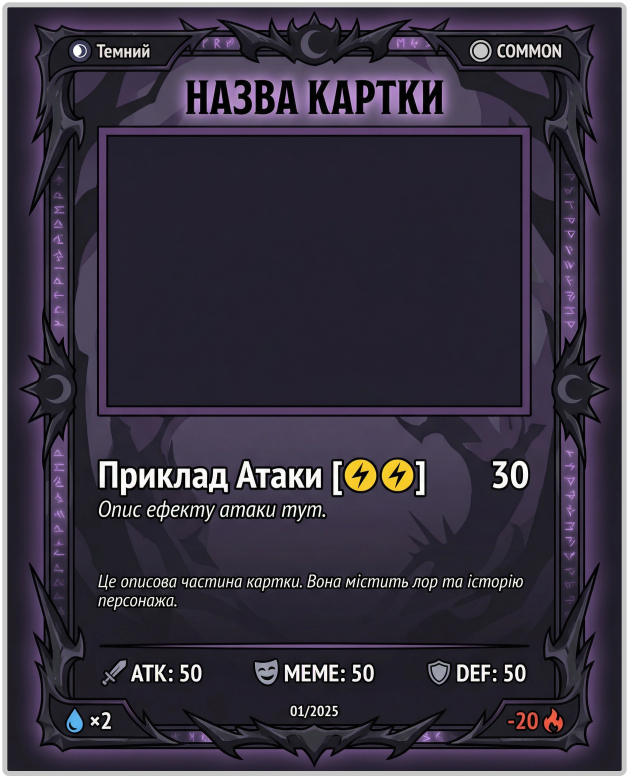
#> input picture assets/placeholders/DARK_COMMON.webp, 1886 x 2334 px (shown at 1/3 size); its folder holds only this picture in this run
$ python add_fade_edges.py
#> lines starting #> are read from the running program, lines starting #| are printed output that depends on the picture; after the words box and inside, x2 and y2 are one past the last pixel; in counts of white or black regions, pixels touching at a corner belong together
#> in process_card, img is the input picture: PIL image 1886x2334 RGBA; mean R, G, B, A 55, 49.1, 63.5, 251.8
#!/usr/bin/env python3
"""Add rounded corners and fade-out to transparency on card edges for better sticker appearance."""

from pathlib import Path
from PIL import Image, ImageDraw

def round_corners(image: Image.Image, corner_radius: int = 80) -> Image.Image:
    """
    Round the corners of an image.

    Args:
        image: PIL Image object
        corner_radius: Radius of rounded corners in pixels (default 80)

    Returns:
        Image with rounded corners
    """
#> called with corner_radius = 80
    # Ensure image has alpha channel
    if image.mode != 'RGBA':
        image = image.convert('RGBA')

    width, height = image.size
#> width = 1886; height = 2334

    # Create a mask for rounded corners
    mask = Image.new('L', (width, height), 0)
#> mask: PIL image 1886x2334 L; every value is 0
    draw = ImageDraw.Draw(mask)

    # Draw white rounded rectangle (this will be our mask)
    draw.rounded_rectangle(
        [(0, 0), (width, height)],
        radius=corner_radius,
        fill=255
    )

    # Apply mask to alpha channel
    alpha = image.split()[3]
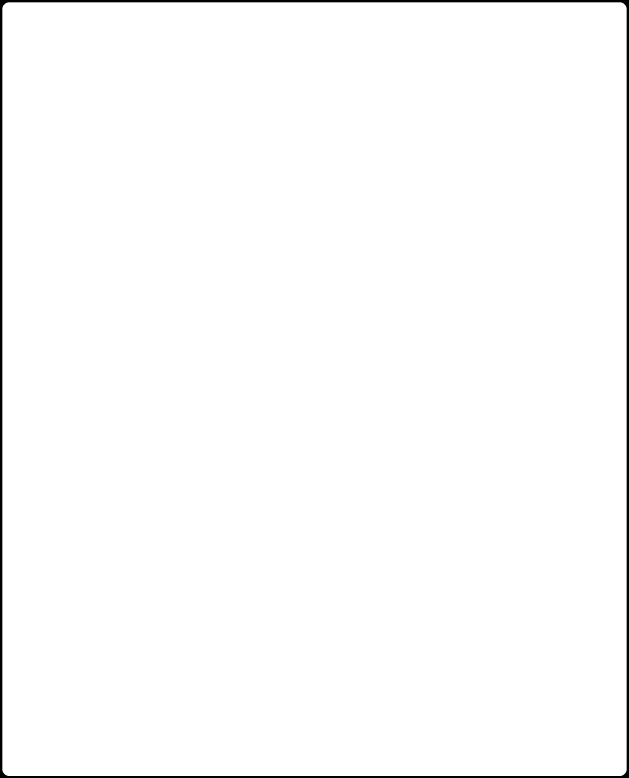
#> alpha: PIL image 1886x2334 L (shown at 1/3 size); 98.7% white; 1 black region, box (x1, y1, x2, y2) and area: (0, 0, 1886, 2334) 55059
    alpha = Image.composite(alpha, Image.new('L', (width, height), 0), mask)
#> alpha: PIL image 1886x2334 L; 98.7% white; 1 black region, box (x1, y1, x2, y2) and area: (0, 0, 1886, 2334) 57215

    # Reconstruct image with new alpha
    r, g, b, _ = image.split()
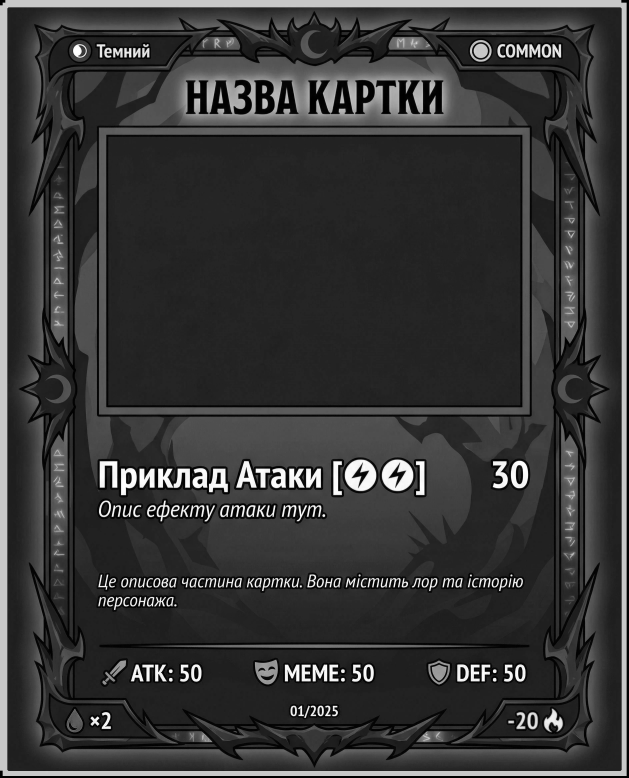
#> r: PIL image 1886x2334 L (shown at 1/3 size); min 0, max 255, mean 55
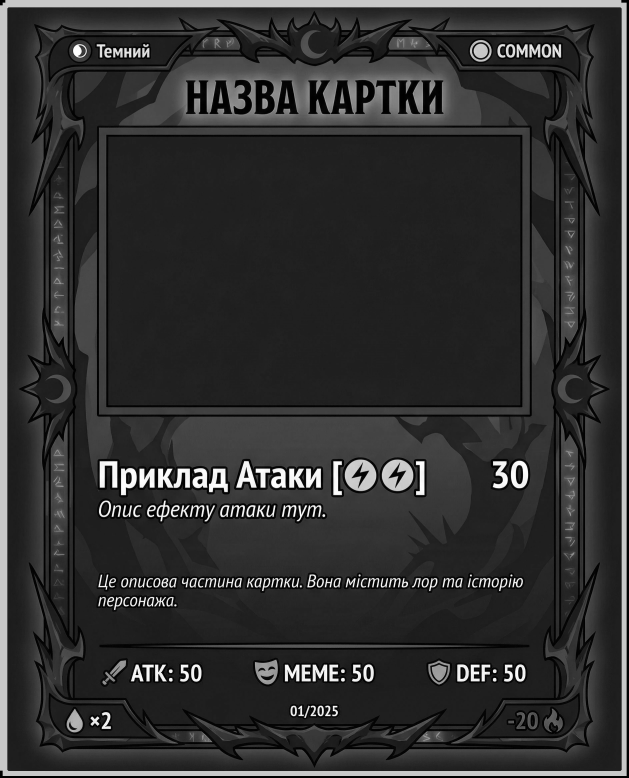
#> g: PIL image 1886x2334 L (shown at 1/3 size); min 0, max 255, mean 49.1
    result = Image.merge('RGBA', (r, g, b, alpha))

    return result

def add_fade_edges(image: Image.Image, fade_size: int = 50) -> Image.Image:
    """
    Add fade-out to transparency on edges and corners.

    Args:
        image: PIL Image object
        fade_size: Size of fade area in pixels (default 50)

    Returns:
        Image with faded edges
    """
#> called with fade_size = 50
    # Ensure image has alpha channel
    if image.mode != 'RGBA':
        image = image.convert('RGBA')

    width, height = image.size
#> width = 1886; height = 2334

    # Create a mask that fades from center to edges
    # Start with fully opaque
    mask = Image.new('L', (width, height), 255)
#> mask: PIL image 1886x2334 L; every value is 255
    pixels = mask.load()

    # Calculate fade for each pixel
    for y in range(height):
        for x in range(width):
            # Calculate distance to nearest edge
            dist_left = x
            dist_right = width - x - 1
            dist_top = y
            dist_bottom = height - y - 1

            # Minimum distance to any edge
            dist_to_edge = min(dist_left, dist_right, dist_top, dist_bottom)

            # Calculate alpha based on distance
            if dist_to_edge < fade_size:
                # Fade from 1.0 (center) to 0.0 (edge)
                fade_ratio = dist_to_edge / fade_size
                # Apply smooth curve for better visual transition
                fade_ratio = fade_ratio ** 1.5
                alpha = int(255 * fade_ratio)
                pixels[x, y] = alpha

    # Apply mask to alpha channel
    alpha = image.split()[3]
    alpha = Image.composite(alpha, Image.new('L', (width, height), 0), mask)
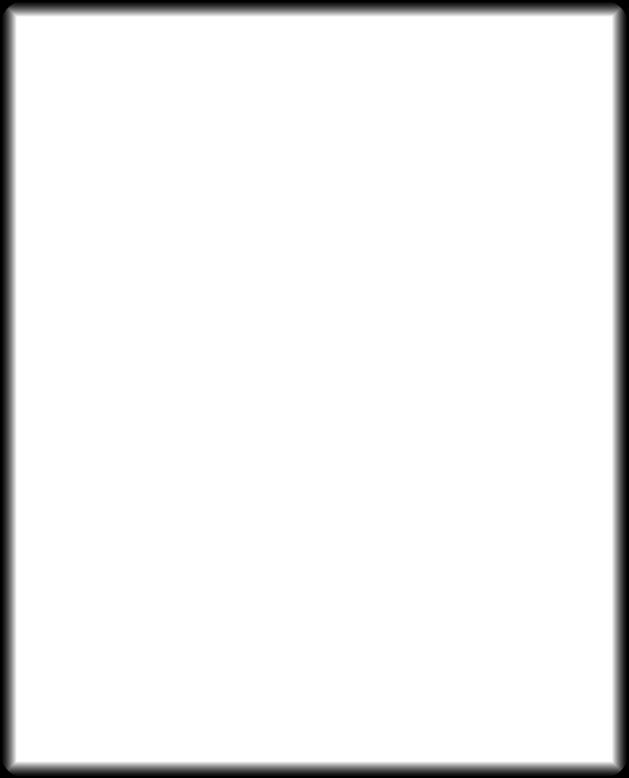
#> alpha: PIL image 1886x2334 L (shown at 1/3 size); min 0, max 255, mean 240.2

    # Reconstruct image with new alpha
    r, g, b, _ = image.split()
    result = Image.merge('RGBA', (r, g, b, alpha))
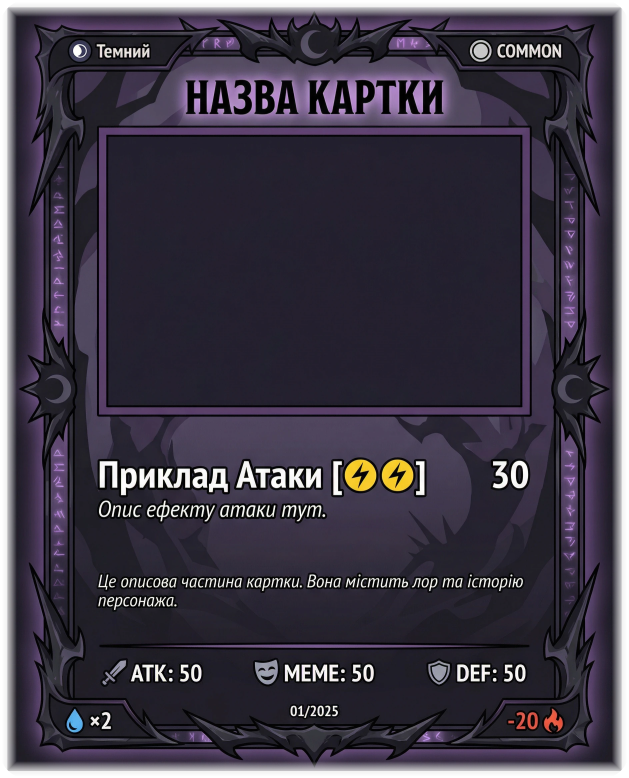
#> result: PIL image 1886x2334 RGBA (shown at 1/3 size); mean R, G, B, A 55, 49.1, 63.5, 240.2; transparent parts drawn white

    return result

def process_card(card_path: Path, corner_radius: int = 80, fade_size: int = 50) -> None:
    """Process a single card file."""
    print(f'Processing {card_path.name}...')

    try:
        # Open image
        img = Image.open(card_path)
        original_size = card_path.stat().st_size / 1024  # KB

        # Round corners first
        img_rounded = round_corners(img, corner_radius=corner_radius)

        # Then add fade edges
        img_faded = add_fade_edges(img_rounded, fade_size=fade_size)

        # Save (overwrite original)
        img_faded.save(card_path, 'WEBP', quality=90, method=6)

        new_size = card_path.stat().st_size / 1024  # KB

        print(f'  Original: {original_size:.1f} KB')
        print(f'  Updated: {new_size:.1f} KB')
        print(f'  SUCCESS: Rounded corners and fade edges added')

    except Exception as e:
        print(f'  ERROR: {e}')

def main():
    """Process all card WebP files in placeholders directory."""
    placeholders_dir = Path('assets/placeholders')

    # Find all WebP files
    webp_files = sorted(placeholders_dir.glob('*.webp'))

    if not webp_files:
        print('No WebP files found in assets/placeholders/')
        return

    print(f'Adding rounded corners and fade-out edges to {len(webp_files)} card images for sticker appearance\n')
    print('=' * 60)

    for webp_path in webp_files:
        process_card(webp_path, corner_radius=80, fade_size=50)
        print()

    print('=' * 60)
    print(f'\nDone! {len(webp_files)} cards now have rounded corners and smooth fade-out edges for better sticker appearance.')

if __name__ == '__main__':
    main()

$ run again, on assets/placeholders/DARK_EPIC.webp
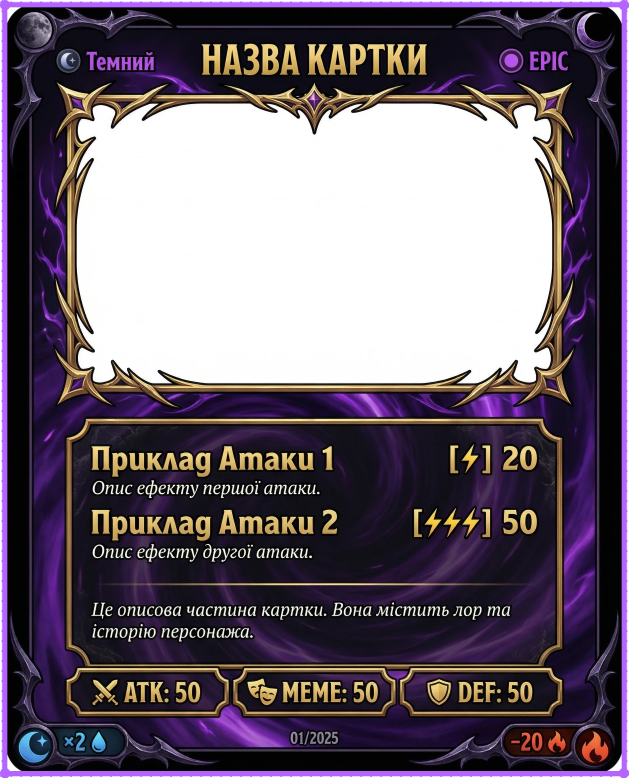
#> input picture assets/placeholders/DARK_EPIC.webp, 1886 x 2334 px (shown at 1/3 size)
#> in process_card, img is the input picture: PIL image 1886x2334 RGBA; mean R, G, B, A 107.9, 96.2, 109.5, 252.3
#> in round_corners, `alpha = image.split()[3]`:
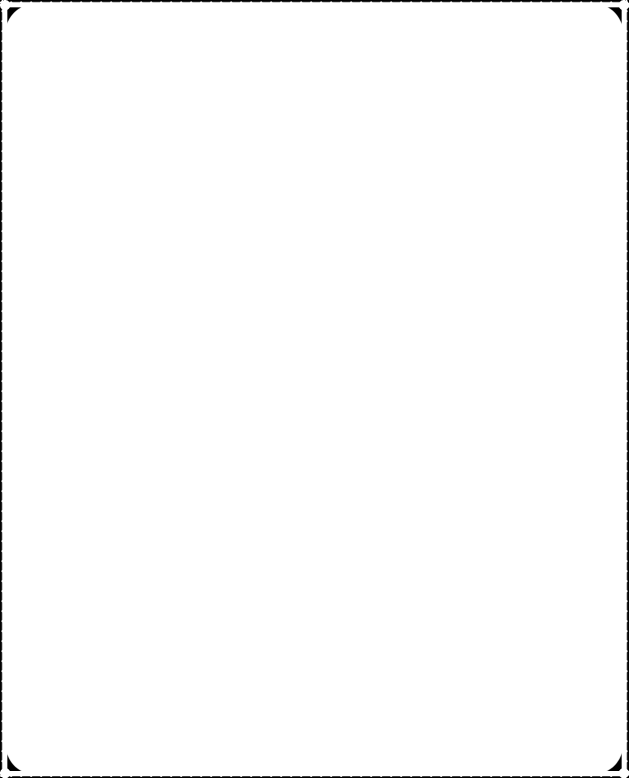
#> alpha: PIL image 1886x2334 L (shown at 1/3 size); min 0, max 255, mean 252.3
#> in add_fade_edges, `result = Image.merge('RGBA', (r, g, b, alpha))`:
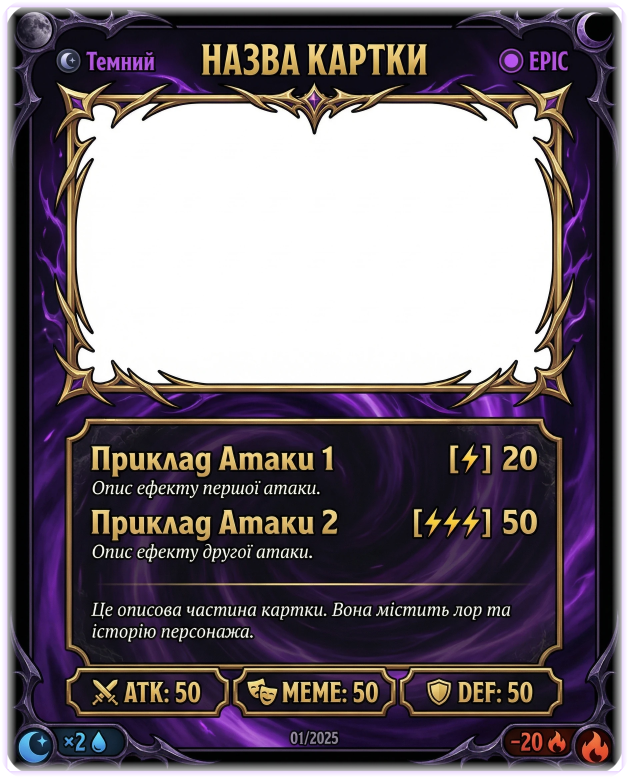
#> result: PIL image 1886x2334 RGBA (shown at 1/3 size); mean R, G, B, A 107.9, 96.2, 109.5, 240.2; transparent parts drawn white
